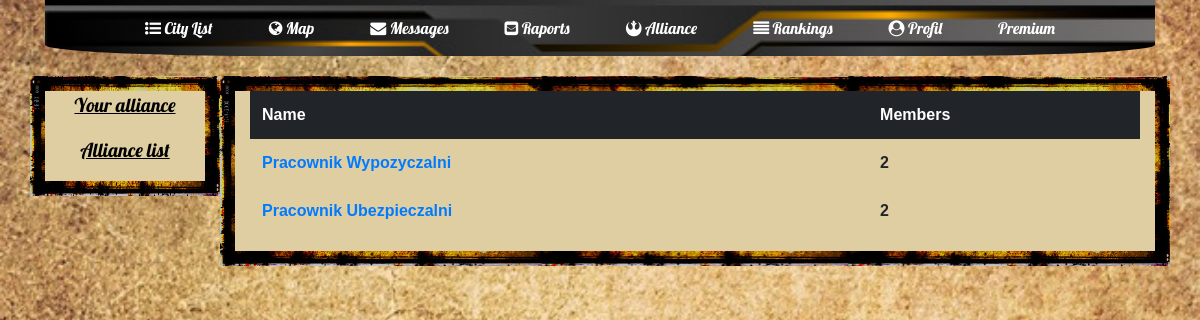
Page /sojusz/listOfAlliances/ (signed in) on the committed database.
### alliance/models.py (models this page shows, shortened)
class Alliance(models.Model):
    name = models.CharField(max_length=100)
    creator = models.ForeignKey(User, related_name='creator', on_delete=models.CASCADE)
    vice_creator = models.ForeignKey(User, related_name='vice_creator', on_delete=models.CASCADE, null=True, blank=True)
    alliance_logo = models.FileField(null=True, blank=True)
    members = models.ManyToManyField(User)
    alliance_bio = models.TextField(null=True, blank=True)

### alliance/views.py (the view)
# urls.py: path('listOfAlliances/', views.alliance_list_page, name='alliance_list_page'),
@login_required(login_url='../../../../../../../')
def alliance_list_page(request):
    alliances = Alliance.objects.all()
    return render(request, 'allianceList.html', {'alliances': alliances})

### alliance/templates/allianceList.html (shortened to what this page needs)
<!doctype html>
<html lang="en">
<head>
    {% load static %}
    <link rel="stylesheet" href="https://stackpath.bootstrapcdn.com/bootstrap/4.1.3/css/bootstrap.min.css"
>
    <link rel="stylesheet" href="{% static 'alliance/allianceCss.css' %}">
    <link href="https://maxcdn.bootstrapcdn.com/font-awesome/4.7.0/css/font-awesome.min.css" rel="stylesheet">
</head>
<body>
<div class="container">
    <nav class="navbar navbar-expand-lg navbar-dark center">
        <div class="custom-center">
            <div class="collapse navbar-collapse" id="navbarNav">
                <ul class="navbar-nav">
                    <li class="nav-item active">
                        <a class="nav-link" href=""><i class="fa fa-list-ul"></i> City List</a>
                    </li>
                    <li class="nav-item active">
                        <a class="nav-link" href="../../mapa/"><i class="fa fa-globe"></i> Map</a>
                    </li>
                    <li class="nav-item active">
                        <a class="nav-link" href="../../wiadomosci/"><i class="fa fa-envelope"></i> Messages</a>
                    </li>
                    <li class="nav-item active">
                        <a class="nav-link" href="../raporty/"><i class="fa fa-envelope-square"></i> Raports</a>
                    </li>
                    <li class="nav-item active">
                        <a class="nav-link" href="../sojusz/"><i class="fa fa-rebel"></i> Alliance</a>
                    </li>
                    <li class="nav-item active">
                        <a class="nav-link" href="../rankingi/"><i class="fa fa-align-justify"></i> Rankings</a>
                    </li>
                    <li class="nav-item active">
                        <a class="nav-link" href="../profil/"><i class="fa fa-user-circle"></i> Profil</a>
                    </li>
                    <li class="nav-item active">
                        <a class="nav-link" href="../premium/"> Premium</a>
                    </li>
                </ul>
            </div>
        </div>
    </nav>
</div>
<div class="container" style="width: 100%">
    <div class="row">
        <div class="col-lg-2 alliancePanel text-center">
            <p class="allianceText"><a href="../"><u>Your alliance</u></a></p>
            <p class="allianceText"><a href=""><u>Alliance list</u></a></p>
        </div>
        <div class="col-lg-10 alliancePanel text-center">
            <table class="table table-hover table-borderless">
                <thead class="thead-dark">
                <tr>
                    <th>Name</th>
                    <th>Members</th>
                </tr>
                </thead>
                {% for alliance in alliances %}
                <tr>
                    <td><a href='{{ alliance.id }}'>{{ alliance.name }}</a></td>
                    <td>{{ alliance.members.count }}</td>
                </tr>
                {% endfor %}
            </table>
        </div>
    </div>
</div>
</body>
</html>

### alliance/static/alliance/allianceCss.css (style rules this page uses)
body { background: url('../cityMap/assets/yellowBackground2.png') no-repeat center center fixed; background-size: cover; }
nav { background: url('../cityMap/assets/yellowBackground3.png'); background-size: 100%; border-bottom-left-radius: 20%; border-bottom-right-radius: 20%; font-family: 'Lobster'; }
.custom-center { margin: auto; }
nav li { margin-left: 20px; margin-right: 20px; }
.alliancePanel { background-color: rgb(223, 206, 162); border: 15px solid transparent; border-image: url('../cityMap/assets/border8.png') 30 round; height: 100%; margin-bottom: 10px; margin-top: 20px; }
.allianceText a { font-family: 'Lobster'; font-size: 1.2em; color: black; }
th, td { border-top: none; font-weight: bold; text-align: left; }
table { font-family: arial, sans-serif; }

### rows in the picture
Alliance: name "Pracownik Wypozyczalni", members.count "2"
Alliance: name "Pracownik Ubezpieczalni", members.count "2"
